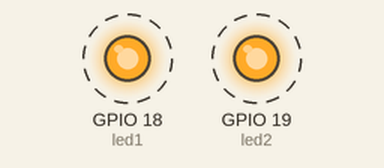
Simulated run of this sketch. Board: ESP32. On the bench: output pins drawn as LEDs (lit = HIGH). Dashed ring = blinking. What the sketch prints to the serial monitor is not drawn.

Above: at 0.1 s.
Timing chart, 0 to 4.6 s (numbered marks = the images above):
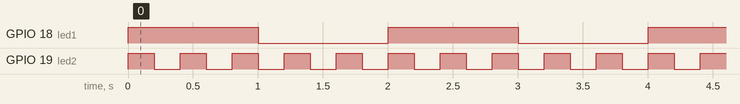

The sketch:

esp32_FreeRTOS_led_loop.ino
```cpp
const int led1 = 18;
const int led2 = 19;

TaskHandle_t Task1_handle;

void task1(void * parameters){
  for(;;){
    Serial.printf("led1 Core#%i \n", xPortGetCoreID());
    digitalWrite(led1, !digitalRead(led1));
    vTaskDelay(1000 / portTICK_PERIOD_MS);
  }
}

void setup() {
  Serial.begin(115200);
  pinMode(led1, OUTPUT);
  pinMode(led2, OUTPUT);
  xTaskCreatePinnedToCore(task1, "Task 1", 5000, NULL, 1, &Task1_handle, 0);
}

void loop() {
  Serial.printf("led2 Core#%i \n", xPortGetCoreID());
  digitalWrite(led2, !digitalRead(led2));
  delay(200);
}
```

Measured:
- by itself, GPIO 18 (led1): alternates HIGH for 1.0 s and LOW for 1.0 s
- by itself, GPIO 19 (led2): alternates HIGH for 0.20 s and LOW for 0.20 s
